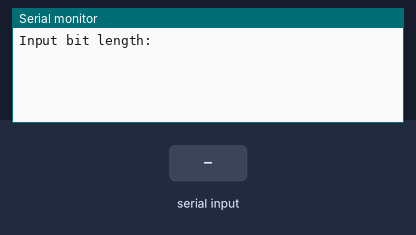
This program was run on a simulated Arduino Uno, built with avr-gcc and run on an emulated ATmega328P. On the bench: the last lines printed to the serial monitor. The inputs (shaded band) are chosen by the test bench.

Above: at 1.2 s.
1.3 s: "y\n" received over Serial
At 1.8 s:
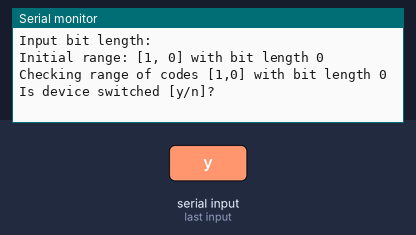
2.8 s: "y\n" received over Serial
At 3.9 s:
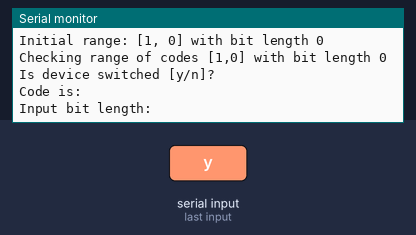
4.3 s: "90,45\n" received over Serial
At 6.1 s:
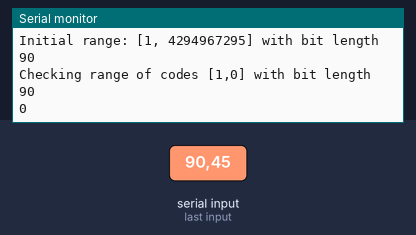

The program:

main.cpp
```cpp
#include <Arduino.h>
#include <RCSwitch.h>

RCSwitch switcher = RCSwitch();

#define TRANSMITTER_PIN 1

String readInput()
{
  String line = "";
  char byte;

  while (true) {
    if (Serial.available()) {
      byte = Serial.read();

      if (byte == '\n') {
        break;
      }

      line = line + String(byte);
    }
  }

  return line;
}

unsigned long binarySearch(unsigned long leftBound, unsigned long rightBound, unsigned int bitLength)
{
  if (leftBound == rightBound) {
    return leftBound;
  }

  unsigned long middle = (leftBound + rightBound) / 2;

  Serial.println("");
  Serial.print("Checking range of codes [");
  Serial.print(leftBound);
  Serial.print(",");
  Serial.print(middle);
  Serial.print("] with bit length ");
  Serial.println(bitLength);

  unsigned long code;
  for (code  = middle; code < rightBound; code++) {
    switcher.send(code, bitLength);

    if (code % 100 == 0) {
      Serial.println(code);
    }
  }

  // check if code successfully received
  Serial.println("");
  Serial.println("Is device switched [y/n]?");

  if (readInput() == "y") {
    return binarySearch(middle, rightBound, bitLength);
  } else {
    return binarySearch(leftBound, middle, bitLength);
  }
}

void setup() {
  Serial.begin(115200);
  switcher.enableTransmit(TRANSMITTER_PIN);
  switcher.setRepeatTransmit(1);
  switcher.setPulseLength(305);
  switcher.setProtocol(1); //todo: allow define protocols
}

void loop() {
  // read bit length
  Serial.print("Input bit length: ");
  int bitLength = readInput().toInt();

  // define range
  unsigned long one = 1;
  unsigned long leftBound = one;
  unsigned long rightBound = (one << bitLength) - 1;

  String message = "\nInitial range: [";
  message += leftBound;
  message += ", ";
  message += rightBound;
  message += "] with bit length ";
  message += bitLength;

  Serial.println(message);

  unsigned long code = binarySearch(leftBound, rightBound, bitLength);

  Serial.println("Code is: " + code);
}
```

Measured:
- after the input at 1.3 s, the serial monitor: prints a new line at once (image 1)
- after the input at 2.8 s, the serial monitor: prints a new line at once (image 2)
- after the input at 4.3 s, the serial monitor: prints a new line at once (image 3)
